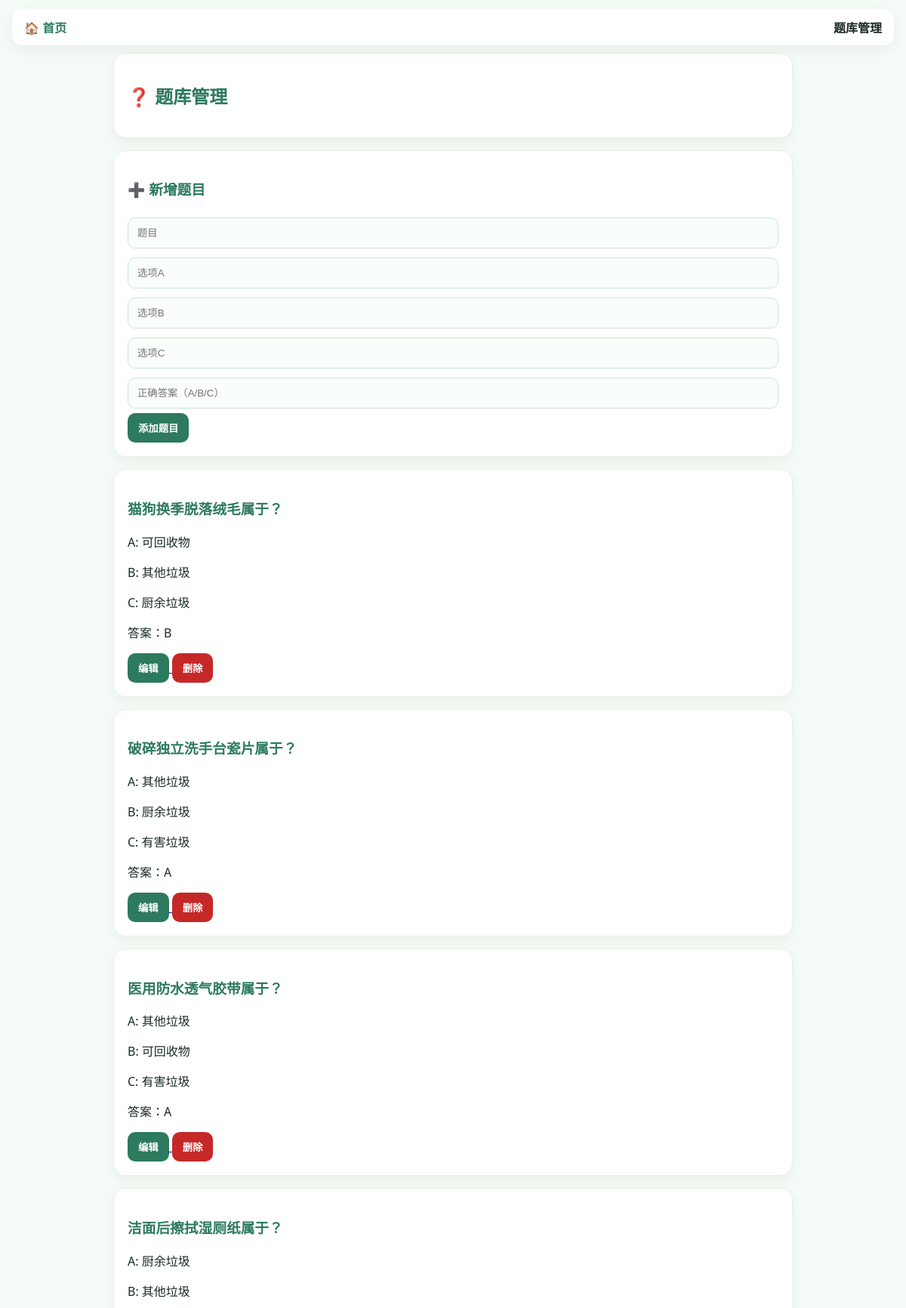
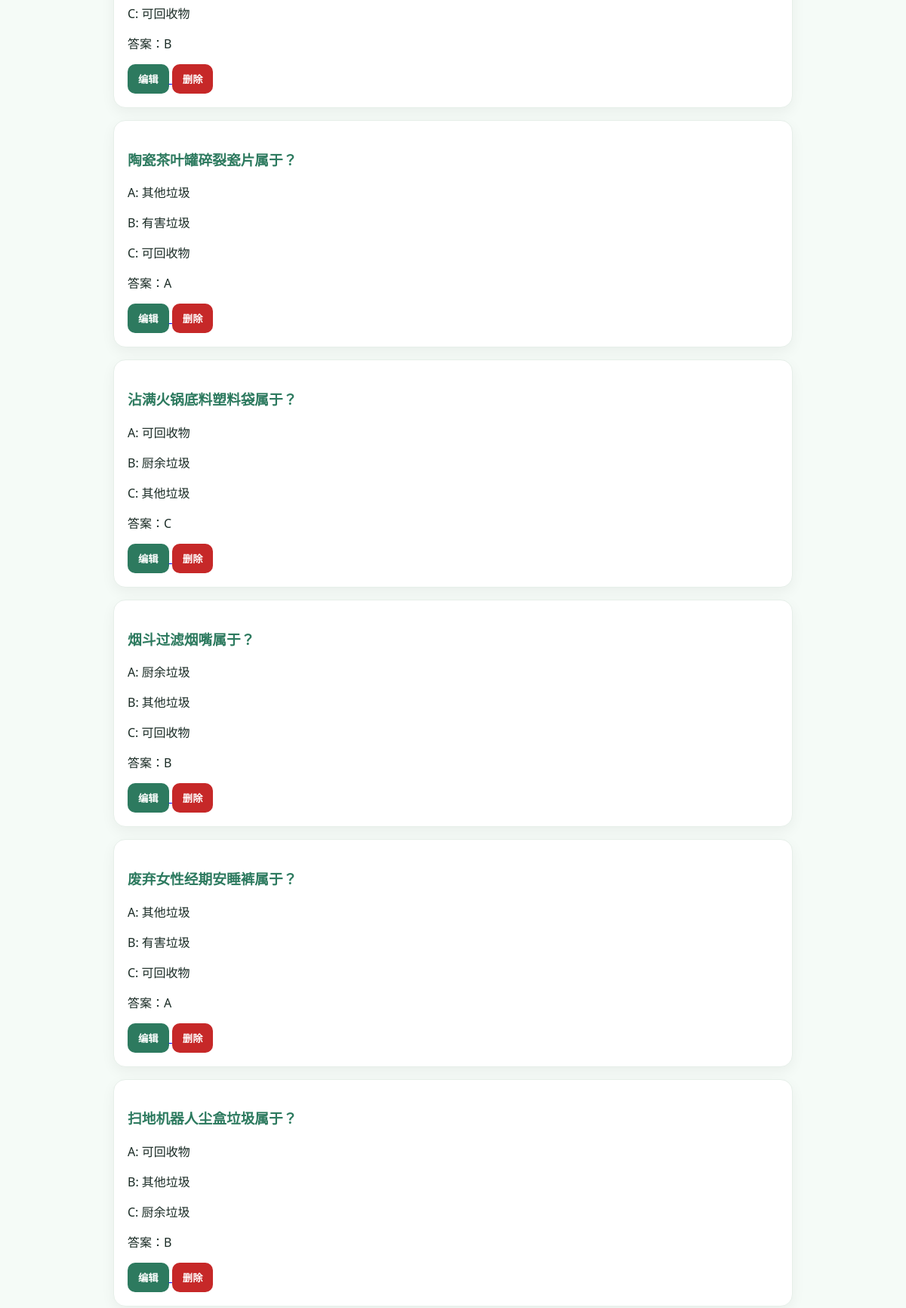
/admin_question (signed in, upper part), run on the app's committed database (2 pictures, top to bottom).
### models.py (models this page shows)
class Question(db.Model):
    id = db.Column(db.Integer, primary_key=True)
    question = db.Column(db.String(255))
    option_a = db.Column(db.String(100))
    option_b = db.Column(db.String(100))
    option_c = db.Column(db.String(100))
    answer = db.Column(db.String(50))

### app.py (the view)
@app.route('/admin_question')
def admin_question():
    if not session.get('user_id'):
        return redirect('/login')
    if not session.get('is_admin'):
        return "无权限访问"
    questions = Question.query.order_by(Question.id.desc()).all()
    return render_template(
        'admin_question.html',
        questions=questions
    )

### templates/admin_question.html (shortened to what this page needs)
<!DOCTYPE html>
<html>
<div class="top-bar">
    <a href="/" class="nav-home">🏠 首页</a>
    <div class="nav-title">题库管理</div>
</div>
<head>
    <link rel="stylesheet" href="/static/style.css">
</head>
<body>
<div class="container">
    <div class="card center">
        <h2>❓ 题库管理</h2>
    </div>
    <div class="card">
        <h3>➕ 新增题目</h3>
        <form method="post" action="/admin_question_add">
            <input name="question" placeholder="题目">
            <input name="option_a" placeholder="选项A">
            <input name="option_b" placeholder="选项B">
            <input name="option_c" placeholder="选项C">
            <input name="answer" placeholder="正确答案（A/B/C）">
            <button type="submit">添加题目</button>
        </form>
    </div>
    {% for q in questions %}
    <div class="card">
        <h3>{{ q.question }}</h3>
        <p>A: {{ q.option_a }}</p>
        <p>B: {{ q.option_b }}</p>
        <p>C: {{ q.option_c }}</p>
        <p>答案：{{ q.answer }}</p>
        <a href="/admin_question_edit/{{ q.id }}">
            <button>编辑</button>
        </a>
        <a href="/admin_question_delete/{{ q.id }}">
            <button style="background:#c62828;">删除</button>
        </a>
    </div>
    {% endfor %}
</div>
</body>
</html>

### static/style.css (style rules this page uses)
body { margin:0; font-family:"Segoe UI","PingFang SC",sans-serif; background:#f5fbf7; color:#1a2b25; }
.container { max-width:900px; margin:30px auto; padding:20px; }
.card { background:white; border-radius:16px; padding:18px; margin-bottom:16px; border:1px solid #e6efe9; box-shadow:0 6px 18px rgba(0,0,0,0.05); transition:all 0.25s ease; }
h2,h3,h4 { color:#2d7a5f; }
button { border:none; padding:10px 14px; border-radius:10px; cursor:pointer; background:#2d7a5f; color:white; font-weight:600; transition:all 0.2s ease; }
input { width:100%; box-sizing:border-box; padding:12px; margin:6px 0; border-radius:10px; border:1px solid #cde6d6; background:#f9fdfb; outline:none; transition:all 0.2s ease; }
.top-bar { display:flex; align-items:center; justify-content:space-between; padding:12px 16px; margin-bottom:20px; background:white; border-radius:14px; box-shadow:0 6px 20px rgba(0,0,0,0.06); position: fixed; top: 12px; left: 16px; right: 16px; z-index: 1000; }
.nav-home { text-decoration:none; color:#2d7a5f; font-weight:600; }
.nav-title { font-weight:700; color:#1a2b25; }

### data on the page
Question: question "猫狗换季脱落绒毛属于？", option_a "可回收物", option_b "其他垃圾", option_c "厨余垃圾", answer "B"
Question: question "破碎独立洗手台瓷片属于？", option_a "其他垃圾", option_b "厨余垃圾", option_c "有害垃圾", answer "A"
Question: question "医用防水透气胶带属于？", option_a "其他垃圾", option_b "可回收物", option_c "有害垃圾", answer "A"
Question: question "洁面后擦拭湿厕纸属于？", option_a "厨余垃圾", option_b "其他垃圾", option_c "可回收物", answer "B"
Question: question "陶瓷茶叶罐碎裂瓷片属于？", option_a "其他垃圾", option_b "有害垃圾", option_c "可回收物", answer "A"
Question: question "沾满火锅底料塑料袋属于？", option_a "可回收物", option_b "厨余垃圾", option_c "其他垃圾", answer "C"
Question: question "烟斗过滤烟嘴属于？", option_a "厨余垃圾", option_b "其他垃圾", option_c "可回收物", answer "B"
Question: question "废弃女性经期安睡裤属于？", option_a "其他垃圾", option_b "有害垃圾", option_c "可回收物", answer "A"
Question: question "扫地机器人尘盒垃圾属于？", option_a "可回收物", option_b "其他垃圾", option_c "厨余垃圾", answer "B"
